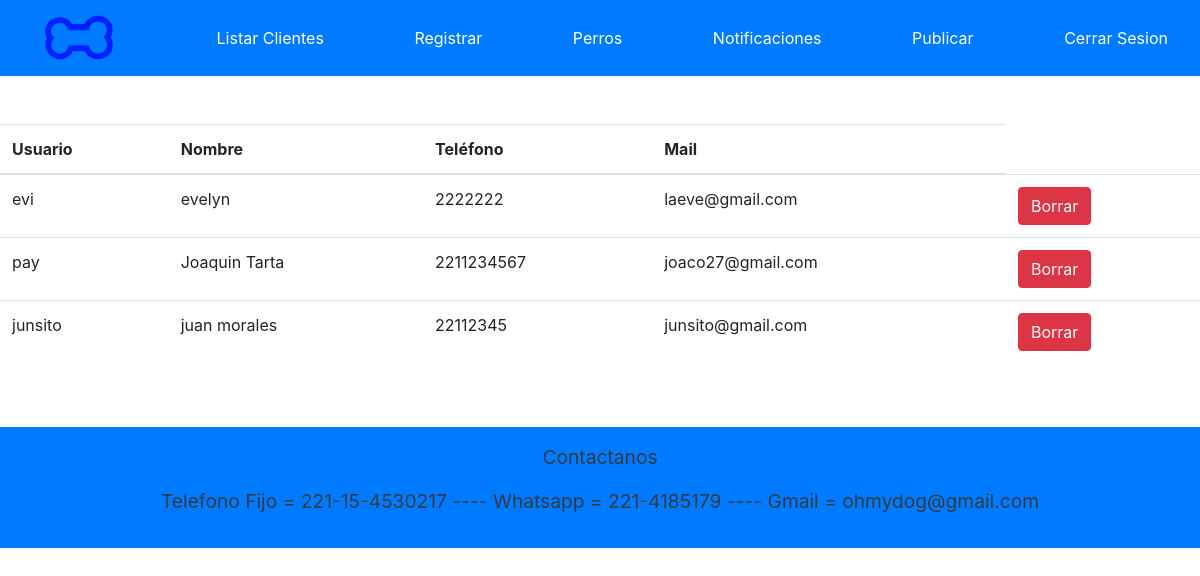
/listarClientes, run on an earlier commit of the app's database.
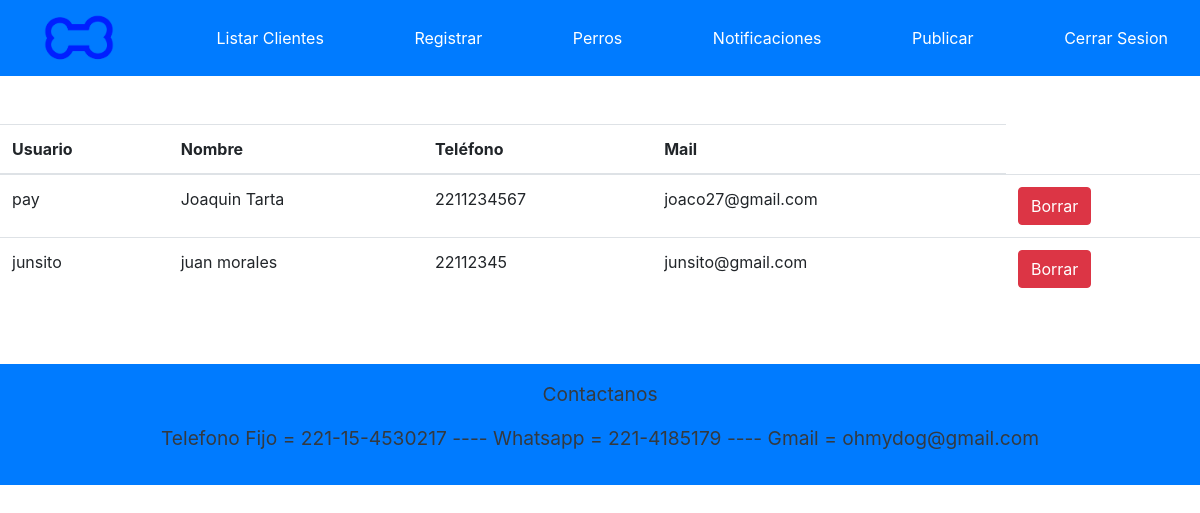
And on a later commit of the database.
### APP/models.py (models this page shows)
class Cliente(models.Model):
    nombreC = models.CharField(max_length=15)
    usuario = models.CharField(max_length=30)
    contra = models.CharField(max_length=30, null=True)
    mail = models.EmailField(max_length=30)
    telefono = models.IntegerField()

### APP/views.py (the view)
# urls.py: path('listarClientes',views.listarClientes,name='listarClientes'),
def listarClientes(request):
    cli = Cliente.objects.all()
    context = {
        'context':cli,
        'usuario':usuario
    }
    return render(request, 'paginas/listarClientes.html', context)

### APP/templates/paginas/listarClientes.html (shortened to what this page needs)
{% extends 'paginas/base.html' %}
{% load static %}
{% block contenido %}
<div class="d-flex justify-content-center flex-column align-items-center">
    {% if context|length == 0 %}
        <p>No hay Clientes Registrados</p>
    {% else %}
    <table class="table">
        <thead>
          <tr>
            <th>Usuario</th>
            <th>Nombre</th>
            <th>Teléfono</th>
            <th>Mail</th>
          </tr>
        </thead>
        <tbody>
          {% for c in context %}
          {% if c.usuario != 'Veterinario' %}
          <tr>
            <td>{{ c.usuario }}</td>
            <td>{{ c.nombreC }}</td>
            <td>{{ c.telefono }}</td>
            <td>{{ c.mail }}</td>
            <td><a href="./borrarCliente/{{c.usuario}}" class="btn btn-danger">Borrar</a></td>
          </tr>
          {% endif %}
          {% endfor %}
        </tbody>
    </table>
    {% endif %}
</div>
{% endblock %}

What changed in the data, as far as the page shows it:
removed Cliente: usuario "evi", nombreC "evelyn", telefono "2222222", mail "laeve@gmail.com"
